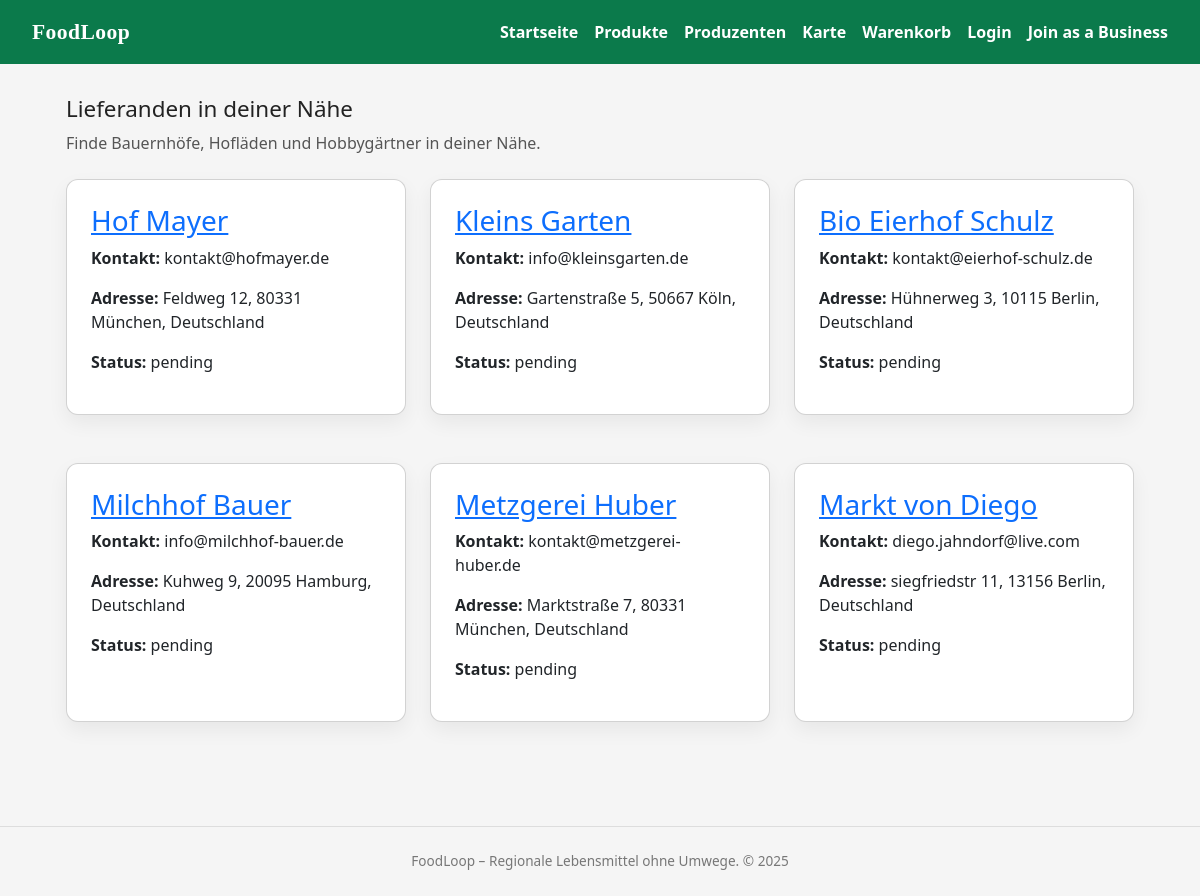
The app's page /producers, older data.
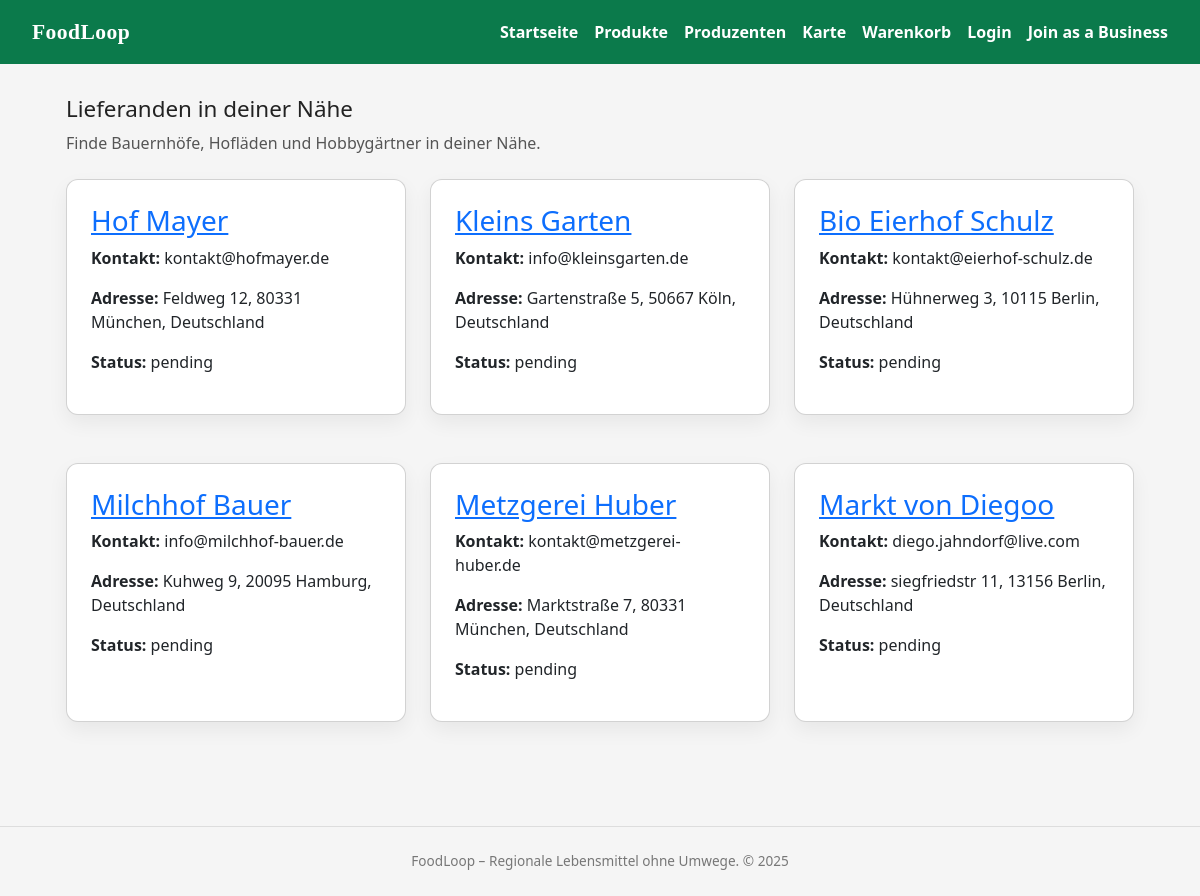
The same page, newer data.
### models.py (models this page shows)
class ProducerProfile(db.Model):
    __tablename__ = "producer_profile"
    producer_id = db.Column(db.Integer, primary_key=True)
    user_id = db.Column(
        db.Integer, db.ForeignKey("user.id"), nullable=False, unique=True
    )
    address_id = db.Column(
        db.Integer, db.ForeignKey("address.address_id"), nullable=True
    )
    display_name = db.Column(db.String(255), nullable=False)
    legal_name = db.Column(db.String(255), nullable=True)
    tax_id = db.Column(db.String(50), nullable=True)
    contact_email = db.Column(db.String(255), nullable=False)
    contact_phone = db.Column(db.String(50), nullable=True)
    verification_status = db.Column(
        db.String(20), nullable=False, default="pending"
    )
    created_at = db.Column(db.DateTime, default=datetime.utcnow, nullable=False)
    user = db.relationship("User", back_populates="producer_profile")
    products = db.relationship("Product", back_populates="producer", lazy="dynamic")
    address = db.relationship("Address", back_populates="producers")
    categories = db.relationship(
        "Category",
        secondary=producer_category,
        back_populates="producers",
        lazy="select",
    )

class Address(db.Model):
    __tablename__ = "address"
    address_id = db.Column(db.Integer, primary_key=True)
    street = db.Column(db.String(255), nullable=False)
    city = db.Column(db.String(100), nullable=False)
    zip = db.Column(db.String(20), nullable=False)
    country = db.Column(db.String(100), nullable=False)
    created_at = db.Column(db.DateTime, default=datetime.utcnow, nullable=False)
    customers = db.relationship(
        "CustomerProfile", back_populates="address", lazy="dynamic"
    )
    producers = db.relationship(
        "ProducerProfile", back_populates="address", lazy="dynamic"
    )

### app.py (the view)
@app.route("/producers")
def producers():
    producers = ProducerProfile.query.all()
    return render_template("producers.html", producers=producers, current_zip="", current_type="")

### templates/producers.html (shortened to what this page needs)
{% extends "base.html" %}
{% block content %}
<section>
    <h1 class="section-title">Lieferanden in deiner Nähe</h1>
    <p class="section-sub">
        Finde Bauernhöfe, Hofläden und Hobbygärtner in deiner Nähe.
    </p>
    <div class="grid">
        {% if producers %}
            {% for prod in producers %}
                <div class="card">
                    <h3>
                        <a href="{{ url_for('producer_detail', producer_id=prod.producer_id) }}">
                            {{ prod.display_name }}
                        </a>
                    </h3>
                    <p><strong>Kontakt:</strong> {{ prod.contact_email }}</p>
                    <p>
                        <strong>Adresse:</strong>
                        {% if prod.address %}
                            {{ prod.address.street }}, {{ prod.address.zip }} {{ prod.address.city }}, {{ prod.address.country }}
                        {% else %}
                            Keine Adresse hinterlegt
                        {% endif %}
                    </p>
                    <p><strong>Status:</strong> {{ prod.verification_status }}</p>
                </div>
            {% endfor %}
        {% else %}
            <div class="card">
                <p>Keine Produzenten gefunden.</p>
            </div>
        {% endif %}
    </div>
</section>
{% endblock %}

Row changes from the older to the newer data that the page shows:
changed ProducerProfile "diego.jahndorf@live.com": display_name "Markt von Diego" → "Markt von Diegoo"
